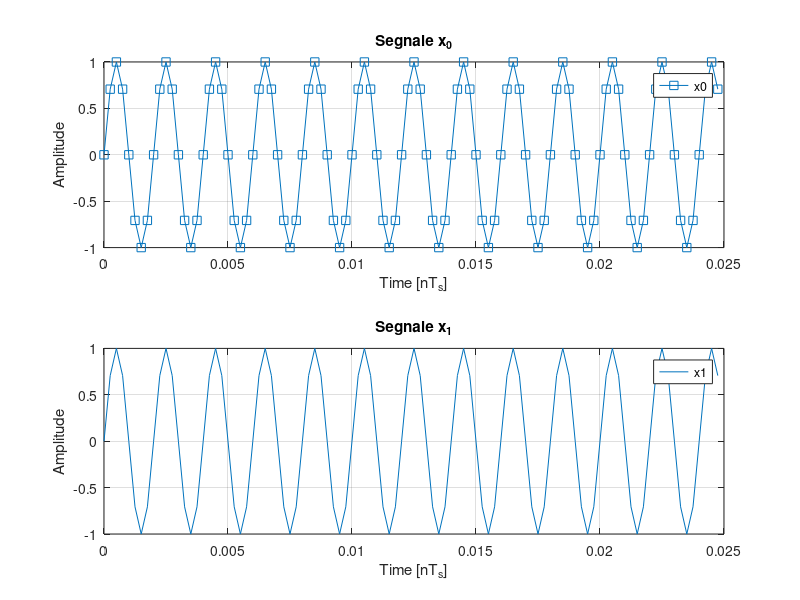

MATLAB code to generate this figure:
%% TARGET
% Discretize the 2 continuous sine waves and plot their discrete versions
% using a figure window. In this script, you can analyze the downsampling
% effects. The sine waves are:
% * Sine Wave 0: x_0(t)=sin(2*pi*Fc_0*t + phi_0);
% * Sine Wave 1: x_1(t)=sin(2*pi*Fc_1*t + phi_1);
% 
% The parameters are:
% * Fc_0  = 0.5 [kHz];
% * Fc_1  = 8.5 [kHz];
% * phi_0 = pi/4;
% * phi_1 = pi/4;
% * Fs    = 4   [kHz];

%% Clear everything
clc;            % Clear the text from the Command Window
clear;          % Remove all variables from the current workspace
close all;      % Close all figures

%% Parameters
Fs    = 4e3;
Ts    = 1/Fs;
Fc_0  =  500;
Fc_1  = 8500;
phi_0 = pi/4;
phi_1 = pi/4;

%% Exercise
len = 100;
n = 0:len-1;

x_0 = sin(+2*pi*Fc_0*n*Ts);
x_1 = sin(+2*pi*Fc_1*n*Ts);


%% Figures
figure
subplot(2,1,1)
    plot(n*Ts, x_0, 's-')
    grid on
    legend('x0')
    title('Segnale x_0')
    xlabel('Time [nT_s]')
    ylabel('Amplitude')
subplot(2,1,2)
    plot(n*Ts, x_1)
    grid on
    legend('x1')
    title('Segnale x_1')
    xlabel('Time [nT_s]')
    ylabel('Amplitude')
